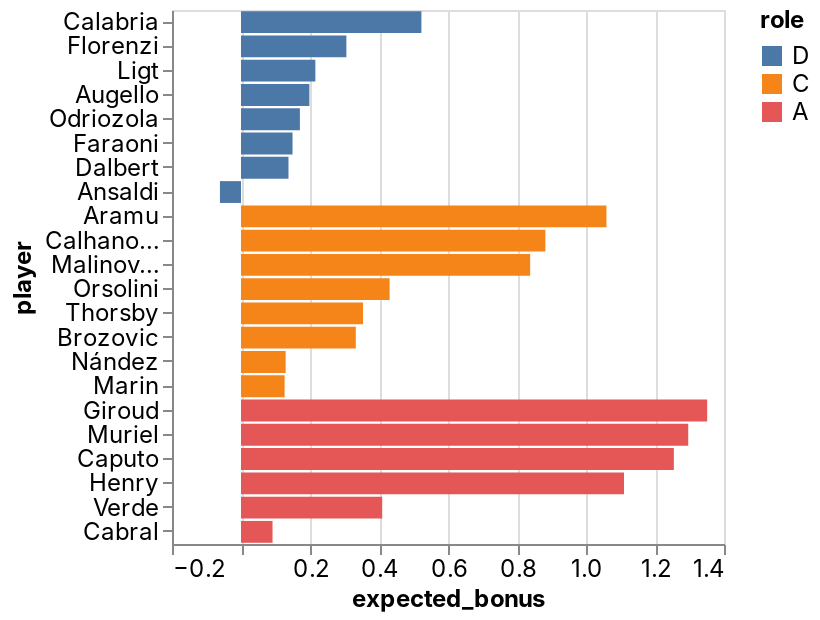

Here is the notebook cell this chart was saved with:
### Code cell
_deepnote_run_altair(team, """{"$schema":"https://vega.github.io/schema/vega-lite/v4.json","mark":{"type":"bar","tooltip":{"content":"data"}},"height":220,"autosize":{"type":"fit"},"data":{"name":"placeholder"},"encoding":{"x":{"field":"expected_bonus","type":"quantitative","sort":null,"scale":{"type":"linear","zero":false}},"y":{"field":"player","type":"nominal","sort":null,"scale":{"type":"linear","zero":true}},"color":{"field":"role","type":"nominal","sort":null,"scale":{"type":"linear","zero":false}}}}""")

### Figure 1 — Vega-Lite specification as saved in the notebook (floating-point values rounded to 4 significant figures)
{"config": {"view": {"continuousWidth": 400, "continuousHeight": 300}, "area": {"fill": "#51C0E9"}, "axis": {"labelFont": "Inter, sans-serif", "labelFontSize": 12, "labelFontWeight": "normal", "labelLimit": 60, "labelOverlap": "greedy", "titleFont": "Inter, sans-serif", "titleFontSize": 12, "titleFontWeight": "bold"}, "background": "#ffffff", "legend": {"labelFont": "Inter, sans-serif", "labelFontSize": 12, "titleFont": "Inter, sans-serif", "titleFontSize": 12, "titleFontWeight": "bold"}, "line": {"stroke": "#51C0E9", "strokeWidth": 2}, "rect": {"fill": "#51C0E9"}, "title": {"anchor": "start", "color": "#000000", "font": "Inter, sans-serif", "fontSize": 22, "fontWeight": "normal"}}, "data": {"name": "data-f763f4adacb01f60f6dbc7421d02ae2c"}, "mark": {"type": "bar", "tooltip": {"content": "data"}}, "autosize": {"type": "fit"}, "encoding": {"color": {"type": "nominal", "field": "role", "scale": {"type": "linear", "zero": false}, "sort": null}, "x": {"type": "quantitative", "field": "expected_bonus", "scale": {"type": "linear", "zero": false}, "sort": null}, "y": {"type": "nominal", "field": "player", "scale": {"type": "linear", "zero": true}, "sort": null}}, "height": 300, "width": "container", "$schema": "https://vega.github.io/schema/vega-lite/v4.json", "datasets": {"data-f763f4adacb01f60f6dbc7421d02ae2c": [{"fanta_team": "AC Picchia", "role": "D", "player": "Calabria", "team": "AC Milan", "opponent": "Salernitana", "date": "2022-02-19T00:00:00", "expected_bonus": 0.5229}, {"fanta_team": "AC Picchia", "role": "D", "player": "Florenzi", "team": "AC Milan", "opponent": "Salernitana", "date": "2022-02-19T00:00:00", "expected_bonus": 0.3054}, {"fanta_team": "AC Picchia", "role": "D", "player": "Ligt", "team": "Juventus", "opponent": "Torino", "date": "2022-02-18T00:00:00", "expected_bonus": 0.2155}, {"fanta_team": "AC Picchia", "role": "D", "player": "Augello", "team": "Sampdoria", "opponent": "Empoli", "date": "2022-02-19T00:00:00", "expected_bonus": 0.1982}, {"fanta_team": "AC Picchia", "role": "D", "player": "Odriozola", "team": "Fiorentina", "opponent": "Atalanta", "date": "2022-02-20T00:00:00", "expected_bonus": 0.1707}, {"fanta_team": "AC Picchia", "role": "D", "player": "Faraoni", "team": "Verona", "opponent": "Roma", "date": "2022-02-19T00:00:00", "expected_bonus": 0.1494}, {"fanta_team": "AC Picchia", "role": "D", "player": "Dalbert", "team": "Cagliari", "opponent": "Napoli", "date": "2022-02-21T00:00:00", "expected_bonus": 0.1376}, {"fanta_team": "AC Picchia", "role": "D", "player": "Ansaldi", "team": "Torino", "opponent": "Juventus", "date": "2022-02-18T00:00:00", "expected_bonus": -0.06105}, {"fanta_team": "AC Picchia", "role": "C", "player": "Aramu", "team": "Venezia", "opponent": "Genoa", "date": "2022-02-20T00:00:00", "expected_bonus": 1.059}, {"fanta_team": "AC Picchia", "role": "C", "player": "Calhanoglu", "team": "Inter", "opponent": "Sassuolo", "date": "2022-02-20T00:00:00", "expected_bonus": 0.8822}, {"fanta_team": "AC Picchia", "role": "C", "player": "Malinovskiy", "team": "Atalanta", "opponent": "Fiorentina", "date": "2022-02-20T00:00:00", "expected_bonus": 0.8382}, {"fanta_team": "AC Picchia", "role": "C", "player": "Orsolini", "team": "Bologna", "opponent": "Spezia", "date": "2022-02-21T00:00:00", "expected_bonus": 0.4308}, {"fanta_team": "AC Picchia", "role": "C", "player": "Thorsby", "team": "Sampdoria", "opponent": "Empoli", "date": "2022-02-19T00:00:00", "expected_bonus": 0.3537}, {"fanta_team": "AC Picchia", "role": "C", "player": "Brozovic", "team": "Inter", "opponent": "Sassuolo", "date": "2022-02-20T00:00:00", "expected_bonus": 0.3327}, {"fanta_team": "AC Picchia", "role": "C", "player": "Nández", "team": "Cagliari", "opponent": "Napoli", "date": "2022-02-21T00:00:00", "expected_bonus": 0.1294}, {"fanta_team": "AC Picchia", "role": "C", "player": "Marin", "team": "Cagliari", "opponent": "Napoli", "date": "2022-02-21T00:00:00", "expected_bonus": 0.1264}, {"fanta_team": "AC Picchia", "role": "A", "player": "Giroud", "team": "AC Milan", "opponent": "Salernitana", "date": "2022-02-19T00:00:00", "expected_bonus": 1.351}, {"fanta_team": "AC Picchia", "role": "A", "player": "Muriel", "team": "Atalanta", "opponent": "Fiorentina", "date": "2022-02-20T00:00:00", "expected_bonus": 1.296}, {"fanta_team": "AC Picchia", "role": "A", "player": "Caputo", "team": "Sampdoria", "opponent": "Empoli", "date": "2022-02-19T00:00:00", "expected_bonus": 1.255}, {"fanta_team": "AC Picchia", "role": "A", "player": "Henry", "team": "Venezia", "opponent": "Genoa", "date": "2022-02-20T00:00:00", "expected_bonus": 1.11}, {"fanta_team": "AC Picchia", "role": "A", "player": "Verde", "team": "Spezia", "opponent": "Bologna", "date": "2022-02-21T00:00:00", "expected_bonus": 0.4092}, {"fanta_team": "AC Picchia", "role": "A", "player": "Cabral", "team": "Fiorentina", "opponent": "Atalanta", "date": "2022-02-20T00:00:00", "expected_bonus": 0.09141}]}}
